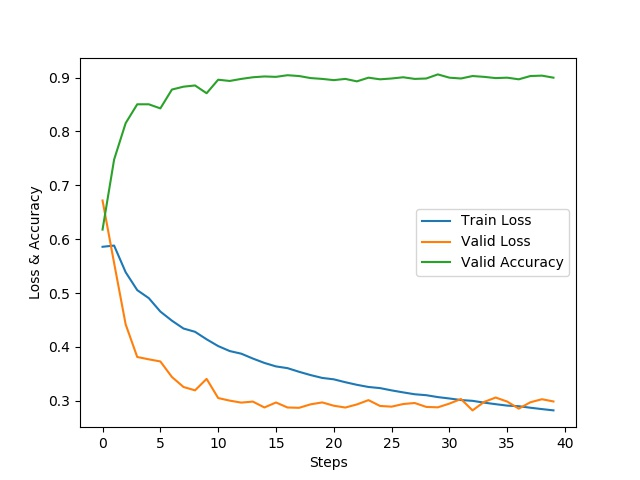

Here is the Python script that generated this plot:
#!/usr/bin/env python3
# -*- coding: utf-8 -*-
"""
Created on Fri Nov 15 18:08:39 2019

@author: daniel
"""

"""
利用词袋模型初始化数据，然后进行训练
"""
import torch
import torch.nn as nn
import torch.optim
import numpy as np
import matplotlib.pyplot as plt

import re
import jieba
from collections import Counter
from bpe import multi_bpe, load_model
E = load_model()




# 数据处理来源

good_file = 'data/good.txt'
bad_file = 'data/bad.txt'

# 过滤文本中的符号
def filter_punc(sentence):
    sentence = re.sub("[\s+\.\!\/_,$%^*(+\"\'“”《》?“]+|[+——！，。？、～~@#￥%……&*（）：]+", "", sentence)
    return sentence   

# 扫描所有的文本，分词，建立词典，分出正向与负向的评论， is_filter是否要过滤调标点符号

def Prepare_data(good_file, bad_file, is_filter = True):
    # 存储所有的词
    all_words = []
    pos_sentences = [] # 存储正向的评论
    neg_sentences = [] # 存储负向的评论
    with open(good_file, 'r') as fr:
        for idx, line in enumerate(fr):
            if is_filter:
                line = filter_punc(line)
            words = jieba.lcut(line)
            if len(words) > 0:
                all_words += words
                pos_sentences.append(words)
    print('{0}包含{1}行,{2}个词'.format(good_file, idx + 1, len(all_words)))
    
    count = len(all_words)
    with open(bad_file, 'r') as fr:
        for idx, line in enumerate(fr):
            if is_filter:
                line = filter_punc(line)
            words = jieba.lcut(line)
            if len(words) > 0:
                all_words += words
                neg_sentences.append(words)
    print('{0}包含{1}行,{2}个词'.format(bad_file, idx + 1, len(all_words)-count))
    
    # 使用all_words建立词典， diction的每一项为{w:[id,单词出现的次数]}
    diction = {}
    cnt = Counter(all_words) # Counter() 为词频统计
    for word, freq in cnt.items():
        diction[word] = [len(diction), freq]
    print('字典大小:{}'.format(len(diction)))
    
    return (pos_sentences, neg_sentences, diction)


"""
 建立词->index 以及 index->词 的字典
"""

# 根据单词返还单词的编码
    
def word2index(word, diction):
    if word in diction:
        value = diction[word][0]
    else:
        value = -1
    return value

# 根据编码获得单词
def index2word(index, diction):
    for w,v in diction.items():
        if v[0] == index:
            return w
    return None

pos_sentences, neg_sentences, diction = Prepare_data(good_file, bad_file, False)


"""
 遍历所有的句子，将句子向量编码存到 dataset中， 情感（good 为0， bad为1存到 label中），划分数据集
"""

dataset = []
labels = []
sentences = [] # 存放原始句子

# 存正向评论,  遍历每一句话，将每句话的 词用字典中的index号替换，然后将其转为为词袋模型的向量 
for sentence in pos_sentences:
    new_sentence = []
    for i in sentence:
        if i in diction:
            new_sentence.append(word2index(i, diction))
    dataset.append(new_sentence)
    labels.append(0)
    sentences.append(sentence)

# 存反向评论，遍历每一句话，将每句话的 词用字典中的index号替换，然后将其转为为词袋模型的向量 
for sentence in neg_sentences:
    new_sentence = []
    for i in sentence:
        if i in diction:
            new_sentence.append(word2index(i, diction))
    dataset.append(new_sentence)
    labels.append(1)
    sentences.append(sentence)

# 打乱所有的索引号次序, 使用 np.random.permutation()函数
indices = np.random.permutation(len(dataset))

# 根据打乱的顺序重新生成新的的dataset, labels以及对应的sentences

dataset = [dataset[i] for i in indices]
labels = [labels[i] for i in indices]
sentences = [sentences[i] for i in indices]

# 对数据进行划分，分为训练集， 验证集与测试集合， 其中，验证集与测试集各占1/10
test_size = len(dataset)//10

train_data = dataset[2*test_size:]
train_label = labels[2*test_size:]

test_data = dataset[:test_size]
test_label = labels[:test_size]

valid_data = dataset[test_size:2*test_size]
valid_label = labels[test_size:2*test_size]

print(test_data)
"""
训练模型
"""

# 一个手动实现的RNN模型

class RNN(nn.Module):
    def __init__(self, input_size, hidden_size, output_size):
        super(RNN, self).__init__()

        self.hidden_size = hidden_size
        # 一个embedding层
        self.embed = nn.Embedding(input_size, hidden_size)
        # 隐含层内部的相互链接
        self.i2h = nn.Linear(2 * hidden_size, hidden_size)
        # 隐含层到输出层的链接
        self.i2o = nn.Linear(hidden_size, output_size)
        self.softmax = nn.LogSoftmax()

    def forward(self, input, hidden):
        
        """
        公式：
        (1). a<t> = b + W*h<t-1> + U*x<t>
        (2). h<t> = tanh(a<t>)
        (3). o<t> = c + V*h<t>
        (4). y<t>(hat) = softmax(o<t>)

        解释：本代码中，将(1)中h<t-1>与x<t>连接起来，系统创建的矩阵则为W和U的连接，一次运算

        """
        # 先进行embedding层的计算，它可以把一个数或者数列，映射成一个向量或一组向量
        # input尺寸：seq_length, 1; 将input初始化,此处hidden_size = 10已经默认了
        # 在本文中，由于input 举例子：[325] 一个词的索引号， x.shape->torch.Size([1, 10])
        x = self.embed(input)
        # x尺寸：hidden_size
        
        # 将输入和隐含层的输出（hidden）耦合在一起构成了后续的输入;
        # 将x和（第一次要初始化）hidden连在一起, hidden需要经过初始化，本文中也是(1,10)
        # torch.cat 1 表示按列接起来, combined维度为torch.Size([1, 20])
        combined = torch.cat((x, hidden), 1)
        # combined尺寸：2*hidden_size
        #
        # 从输入到隐含层的计算，公式（1）, (1,20)*(20,10)->torch.Size([1, 10])
        hidden = self.i2h(combined)
        # combined尺寸：hidden_size

        # tanh层，按公式添加的，原代码没有，公式(2)
        hidden = torch.nn.functional.tanh(hidden)

        # 从隐含层到输出层的运算, 公式(3), (1,10)*(10,2)->torch.Size([1, 2])
        output = self.i2o(hidden)
        # output尺寸：output_size
        
        # softmax函数, 公式(4)
        output = self.softmax(output)
        # 返回output和hidden以便输出 output以及将hidden作为下一个rnncell的隐含层输入
        return output, hidden

    def initHidden(self):
        # 对隐含单元的初始化
        # 注意尺寸是：batch_size, hidden_size
        return torch.zeros(1, self.hidden_size)


# 计算预测错误率的函数, predictions是模型给出的一组预测结果，batch_size行 num_classes列的矩阵,
# labels是数据中正确的答案
def rightness(predictions, labels):
    # 每行表示一个预测，其中最大概率的是预测的结果，predictions.data是取tensor类型的predictions的数据, 
    # 1表示第一个维度，也就是列。 pred[1]表示数据的下标,
    # 由于最后一层设置为2，故下标只能为0 或者 1
    pred = torch.max(predictions.data, 1)[1]
    # 判断下标是否和label值相等, pred.eq(..) 并求和
    rights = pred.eq(labels.data.view_as(pred)).sum()
    return rights, len(labels) # 返回正确的数量以及这次一共比较了多少元素


# 开始训练这个RNN，10个隐含层单元
rnn = RNN(len(diction), 10, 2)

# 交叉熵评价函数
cost = torch.nn.NLLLoss()

# Adam优化器
optimizer = torch.optim.Adam(rnn.parameters(), lr = 0.001)
records = []

# 学习周期10次
losses = []
for epoch in range(10):
    
    for i, data in enumerate(zip(train_data, train_label)):
        x, y = data
        # x shape->(n, 1)
        x = torch.tensor(x, dtype = torch.long).unsqueeze(1)
        # print(x.shape, x)
        #x尺寸：seq_length（序列的长度）
        y = torch.tensor(np.array([y]), dtype = torch.long)
        #x尺寸：batch_size = 1,1
        optimizer.zero_grad()
        
        #初始化隐含层单元全为0
        hidden = rnn.initHidden()
        # hidden尺寸：batch_size = 1, hidden_size
        
        #手动实现RNN的时间步循环，x的长度就是总的循环时间步，因为要把x中的输入句子全部读取完毕
        # 该模型为多对1模型，所以output每次被覆盖
        for s in range(x.size()[0]):
            output, hidden = rnn(x[s], hidden)
        
        #校验函数
        # output.shape->torch.Size([1, 2])
        # print(output.shape)
        loss = cost(output, y)
        losses.append(loss.data.numpy())
        loss.backward()
        # 开始优化
        optimizer.step()


        if i % 3000 == 0:
            # 每间隔3000步来一次校验集上面的计算
            val_losses = []
            rights = []
            for j, val in enumerate(zip(valid_data, valid_label)):
                x, y = val
                x = torch.tensor(x, dtype = torch.long).unsqueeze(1)
                y = torch.tensor(np.array([y]), dtype = torch.long)
                hidden = rnn.initHidden()
                for s in range(x.size()[0]):
                    output, hidden = rnn(x[s], hidden)
                right = rightness(output, y)
                rights.append(right)
                loss = cost(output, y)
                val_losses.append(loss.data.numpy())
            # 计算准确度
            right_ratio = 1.0 * np.sum([i[0] for i in rights]) / np.sum([i[1] for i in rights])
            print('第{}轮，训练损失：{:.2f}, 测试损失：{:.2f}, 测试准确率: {:.2f}'.format(epoch, np.mean(losses),
                                                                        np.mean(val_losses), right_ratio))
            records.append([np.mean(losses), np.mean(val_losses), right_ratio])

a = [i[0] for i in records]
b = [i[1] for i in records]
c = [i[2] for i in records]
plt.plot(a, label = 'Train Loss')
plt.plot(b, label = 'Valid Loss')
plt.plot(c, label = 'Valid Accuracy')
plt.xlabel('Steps')
plt.ylabel('Loss & Accuracy')
plt.legend()
plt.savefig('SA_RNN.jpg')

# 保存模型
torch.save(rnn, 'rnn.mdl')
# 加载模型 model = torch.load('bow.mdl')  